Frame 1 (no input): blank canvas, image omitted
Frame 60 (the mouse pressed at the canvas centre just before this capture): blank canvas, image omitted
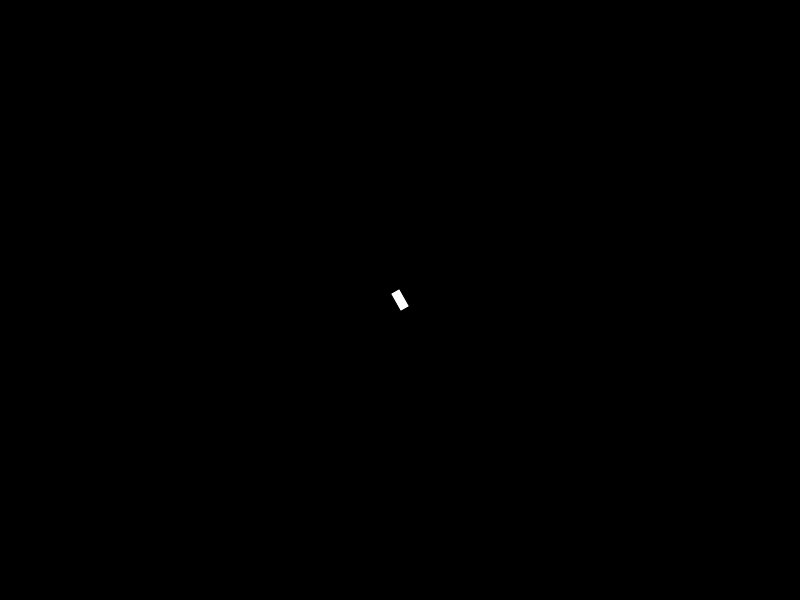
Frame 120 (the mouse held since frame 60 and released just before this capture)

The Processing sketch whose frames 1 and 60 were blank and that drew this single picture after the mouse press (run headless with seeded random() and noise(); from frame 60 on, the mouse is pressed at the canvas centre):

// Processing sketch: sketch_181130a
// ── sketch_181130a.pde
User u;

void setup(){
  size(800,600);
  u=new User();
}

void draw(){
  background(0);
  u.update();
  u.display();
  

}

// ── User.pde
class User{
  PVector location;
  PVector velocity;
  PVector acceleration;
  
  float angle;
  float angleVelocity;
  
  
  User(){
    location = new PVector (0,0);
    velocity = new PVector (0,0);
    
    angleVelocity=0;
  }
  void update(){
    float x = mouseY/(sqrt(((mouseY)^2)*((mouseX)^2)));
    angle=asin(x);
    pushMatrix();
    translate(width/2,height/2);
    popMatrix();
  
  }
  void display(){
    pushMatrix();
    translate(width/2,height/2);
    rectMode(CENTER);
    rotate(angle);
    rect(location.x,location.y,20,10);
    popMatrix();
  }

}
